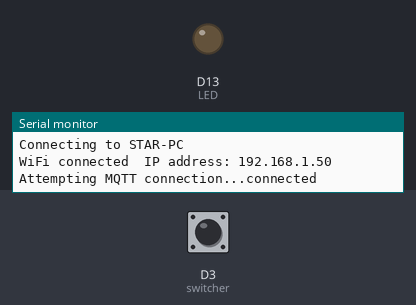
A sketch run on a simulated Arduino MKR. Parts: output pins drawn as LEDs (lit = HIGH), the last lines printed to the serial monitor. Inputs (shaded band) come from the test bench; at power-on: D3 (switcher) HIGH. WiFi joins after 1.5 s; servers stay silent unless stated; random numbers use the default seed unless the sketch sets one; no MQTT or app messages arrive unless stated.

Above: at 2.7 s.
2.8 s: D3 (switcher) pulled LOW for 0.15 s
At 2.87 s:
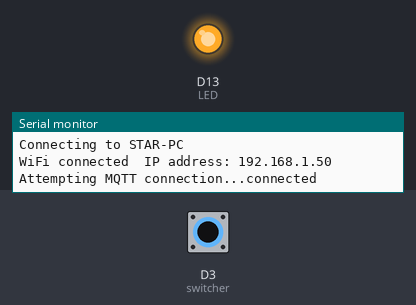
8.0 s: D3 (switcher) pulled LOW for 3.2 s
At 12.2 s:
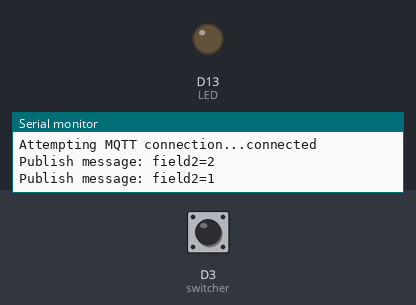
Timing chart, 0 to 13.7 s (numbered marks = the images above; inputs shaded):
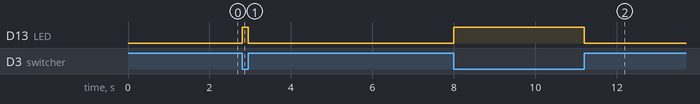

The sketch:

RX.ino
```cpp
#include <WiFiNINA.h>
#include <PubSubClient.h>
#include "RXcredentials.h"
#include <ArduinoJson.h>

const int buzzer = 2;
const int switcher = 3;
const int LED = 13;
WiFiClient wifiClient;
PubSubClient client(wifiClient);
long lastMsg = 0;
String msgStr = "";
long lastAlarm = 0;
bool buzzing = false;
bool state = false;
StaticJsonDocument<200> doc;

void setup_wifi() {
  delay(50);
  Serial.println();
  Serial.print("Connecting to ");
  Serial.println(ssid);
  WiFi.begin(ssid, password);
  while (WiFi.status() != WL_CONNECTED)
  {
    delay(500);
    Serial.print(".");
    WiFi.begin(ssid, password);
  }
  randomSeed(micros());
  Serial.println("");
  Serial.print("WiFi connected");
  Serial.print("\tIP address: ");
  Serial.println(WiFi.localIP());
}

char recv_buffer[1024];
char temp;
void callback(char* topic, byte* payload, unsigned int length) {
  // Serial.print("Message arrived [");
  // Serial.print(topic);
  // Serial.print("] ");
  for (int i = 0; i < length; i++)
  {
    temp = (char)payload[i];
    // Serial.print((char)payload[i]);
    recv_buffer[i] = temp;
  }
  recv_buffer[length] = '\0';
  // Serial.println();
  // Serial.println(recv_buffer);
  parseJson();
}

void reconnect()
{
  if (WiFi.status() != WL_CONNECTED) {
    setup_wifi();
  }
  // Loop until we're reconnected
  while (!client.connected())
  {
    Serial.print("Attempting MQTT connection...");
    // Create a random client ID
    String clientId = "ArduinoClient-";
    clientId += String(random(0xffff), HEX);
    // Attempt to connect
    if (client.connect(clientId.c_str(), mqttUsername, mqttPassword))
    {
      Serial.println("connected");
      // ... and resubscribe
      client.subscribe(subTopic);
    } else
    {
      Serial.print("failed, rc=");
      Serial.print(client.state());
      Serial.println(" try again in 5 seconds");
      // Wait 5 seconds before retrying
      delay(1000);
    }
  }
}

void setup()
{
  Serial.begin(115200);
  pinMode(buzzer, OUTPUT);
  pinMode(switcher, INPUT_PULLUP);
  pinMode(LED, OUTPUT);
  setup_wifi();
  client.setServer(mqttServer, 1883);
  client.setCallback(callback);
}

void loop() {
  readState();
  if (!client.connected()) {
    reconnect();
  }
  client.loop();
  // long now = millis();
  // if (now - lastMsg > 5000) {
  //   lastMsg = now;
  // }
  publish();
  buzz();
}

void parseJson(){
  DeserializationError error = deserializeJson(doc, recv_buffer);
  if (error) {
    Serial.print(F("deserializeJson() failed: "));
    Serial.println(error.f_str());
    return;
  }
  int alarm = doc["field1"];
  Serial.print("Received field1: ");
  Serial.println(alarm);
  if (alarm == 1) {
    buzzing = true;
    lastAlarm = millis();
  }
  else if (alarm == 2) {
    buzzing = false;
  }
}

void buzz(){
  long timer = millis();
  if (buzzing && state) {
    if ((timer - lastAlarm) % 2000 == 0) {
      tone(buzzer, 1000);
      // Serial.println("High ");
    }
    else if ((timer - lastAlarm) % 2000 == 1000) {
      tone(buzzer, 100);
      // Serial.println("Low ");
    }
  }
  else {
    noTone(buzzer);
  }
  if (timer - lastAlarm > 30000){
    buzzing = false;
  }
}

int switch_state = LOW;
void readState(){
  int switch_state = digitalRead(switcher);
  // Serial.println(switch_state);
  if (switch_state == HIGH) {
    digitalWrite(LED, LOW);
    state = false;
  } else {
    digitalWrite(LED, HIGH);
    state = true;
  }

}

void publish(){
  long now = millis();
  if (now - lastMsg > 5000) {
    lastMsg = now;
    //create the string to be published
    if (state) {
      msgStr=msgStr+"field2="+1;
    }
    else {
      msgStr=msgStr+"field2="+2;
    }
    byte arrSize = msgStr.length() + 1;
    char msg[arrSize];
    Serial.print("Publish message: ");
    Serial.println(msgStr);
    msgStr.toCharArray(msg, arrSize);
    //publish the string to the server
    client.publish(pubTopic, msg);
    msgStr = "";
  }
  // if (now - lastAlarm > 30000) {
  //   alarm = false;
  // }
}
```

RXcredentials.h
```cpp
const char* ssid = "STAR-PC";
const char* password = "chensida";

const char* mqttServer = "mqtt.thingspeak.com";
const char* mqttUsername = "Project";
const char* mqttPassword = "XVSFPPVO2F83VKMX";
char pubTopic[] = "channels/1381397/publish/5KQ8T81OFDMLH7OT";
char subTopic[] = "channels/1381397/subscribe/json/5GHOMPO4TCGKTWN8";
```

Measured:
- after the input at 2.8 s, D13 (LED): LOW → HIGH at once, → LOW 0.15 s later
- after the input at 8.0 s, D13 (LED): LOW → HIGH at once, → LOW 3.2 s later
